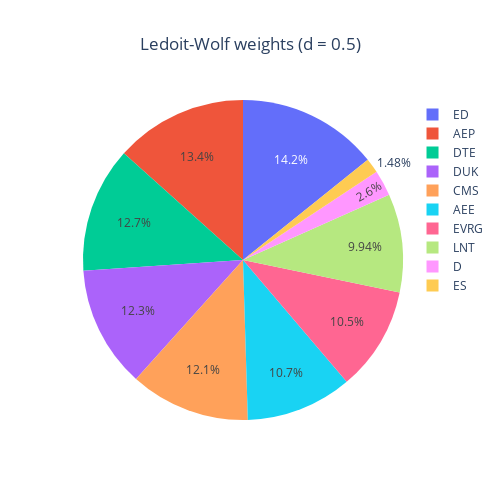

Source (notebook cell):
### Code cell
weightsPlot(RobustLedoitWolfCustomDeltaTargetReturn(prices,
                                                    target_return=0.1, 
                                                    expected_returns_method = "historical_mean", 
                                                    custom_delta = 0.5, 
                                                    allow_shorting = False), title = "Ledoit-Wolf weights (d = 0.5)")

### Figure 1 — Plotly figure (JSON) as saved in the notebook; plotly's stock layout.template omitted (floating-point values rounded to 4 significant figures)
{"data": [{"labels": ["AEE", "AEP", "CMS", "D", "DTE", "DUK", "ED", "ES", "EVRG", "LNT"], "type": "pie", "values": [0.1074, 0.1337, 0.1213, 0.02601, 0.1269, 0.1229, 0.1423, 0.01482, 0.1053, 0.09937]}], "layout": {"height": 500, "title": {"text": "Ledoit-Wolf weights (d = 0.5)", "x": 0.5}, "width": 500}}
